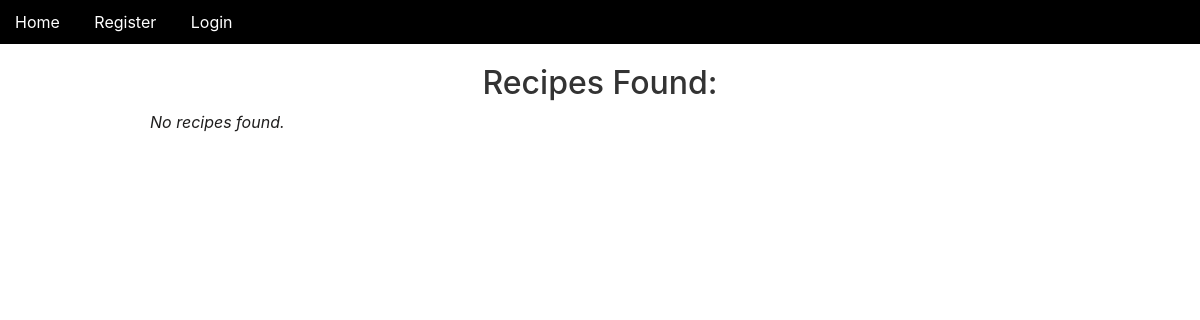
The app's page /search_recipes/, older data.
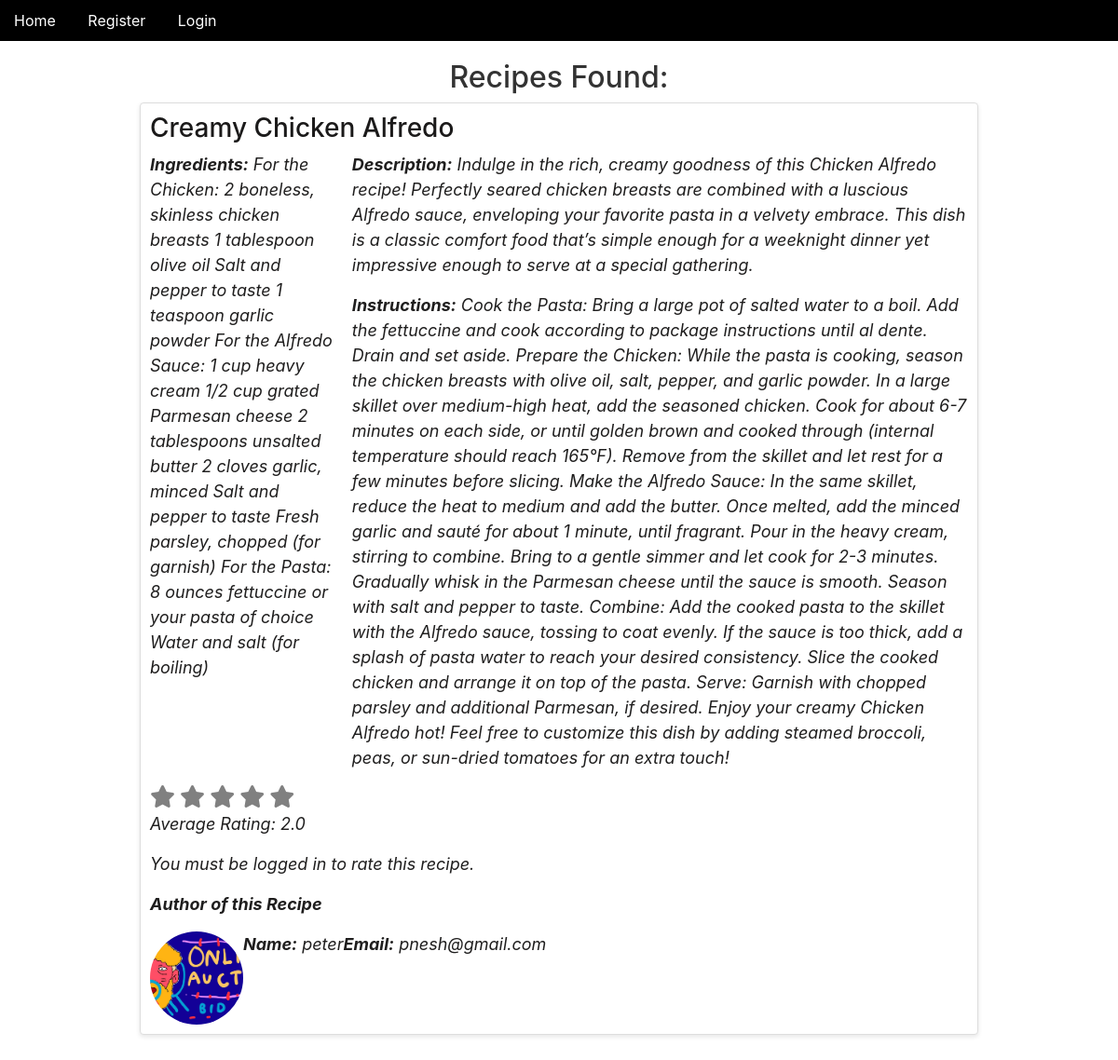
The same page, newer data.
### recipes/models.py (models this page shows, shortened)
class Recipe(models.Model):
    title = models.CharField(max_length=200)
    ingredients = models.TextField()
    description = models.TextField()
    instructions = models.TextField()
    user = models.ForeignKey(User, on_delete=models.CASCADE, null=True)
    food_photo = models.ImageField(upload_to='food_photos/', blank=True, null=True)
    average_rating = models.FloatField(default=0.0)

class Profile(models.Model):
    user = models.OneToOneField(User, on_delete=models.CASCADE)
    bio = models.TextField(blank=True, null=True)
    photo = models.ImageField(upload_to='profile_photos/', blank=True, null=True)
    email = models.EmailField(blank=True, null=True)

### recipes/views.py (the view)
# urls.py: path('search_recipes/', views.search_recipes, name='search_recipes'),
def search_recipes(request):
    ingredient = request.GET.get('ingredient', '')
    recipes = Recipe.objects.filter(ingredients__icontains=ingredient).order_by('title')
    paginator = Paginator(recipes, 5)
    page_number = request.GET.get('page')
    page_obj = paginator.get_page(page_number)
    return render(request, 'search.html', {
        'recipes': page_obj,
        'page_obj': page_obj,
    })

### recipes/templates/search.html (shortened to what this page needs)
{% extends 'base.html' %}
{% block content %}
<div id="search-results">
    <h2>Recipes Found:</h2>
    {% if recipes %}
    <ul class="recipe-list">
        {% for recipe in recipes %}
        <li class="recipe-item">
            <h3>{{ recipe.title }}</h3>
            <div class="recipe-details">
                <div class="ingredients">
                    <p><strong>Ingredients:</strong> {{ recipe.ingredients }}</p>
                </div>
                <div class="instructions">
                    <p><strong>Description:</strong> {{ recipe.description }}</p>
                    <p><strong>Instructions:</strong> {{ recipe.instructions }}</p>
                </div>
            </div>
            {% if user.is_authenticated and recipe.user == user %}
            <p>Your recipe's average rating: <strong>{{ recipe.average_rating|default:0 }}</strong></p>
            {% else %}
            <div class="rating" data-recipe-id="{{ recipe.id }}">
                {% for star in "12345" %}
                <i class="fa fa-star{% if recipe.average_rating and recipe.average_rating >= star %} gold{% endif %}"
                    data-value="{{ star }}"></i>
                {% endfor %}
            </div>
            <p>Average Rating: <span class="average-rating">{{ recipe.average_rating|default:0 }}</span></p>
            {% if user.is_authenticated %}
            <p>You can rate this recipe!</p>
            {% else %}
            <p>You must be logged in to rate this recipe.</p>
            {% endif %}
            {% endif %}
            <p><strong>Author of this Recipe</strong></p>
            <div class="profile-info">
                {% if recipe.user.profile.photo %}
                <div class="profile-photo-wrapper">
                    <img src="{{ recipe.user.profile.photo.url }}" alt="Profile Photo" class="profile-photo">
                </div>
                {% endif %}
                <p><strong>Name:</strong> {{ recipe.user.username }}</p><br>
                <p><strong>
                    Email:</strong> {{ recipe.user.profile.email|default:"No email provided." }}
                </p>
            </div>
        </li>
        {% endfor %}
    </ul>
    {% else %}
    <p>No recipes found.</p>
    {% endif %}
</div>
{% endblock %}

### recipes/templates/base.html (shortened to what this page needs)
{% load static %}
<!DOCTYPE html>
<html lang="en">
<head>
    <link rel="stylesheet" href="{% static 'css/styles.css' %}">
    <link rel="stylesheet" href="https://cdnjs.cloudflare.com/ajax/libs/font-awesome/6.0.0-beta3/css/all.min.css">
    <link rel="stylesheet" href="https://maxcdn.bootstrapcdn.com/bootstrap/4.5.2/css/bootstrap.min.css">
</head>
<body>
    <nav>
        <a href="{% url 'index' %}">Home</a>
        {% if user.is_authenticated %}
        <a href="{% url 'profile' %}">Profile</a>
        <a href="{% url 'upload_recipe' %}">Upload Recipe</a>
        <a href="{% url 'recipe_list' %}">My Recipes</a>
        <a href="#" id="logout-link">Logout</a>
        <form id="logout-form" method="POST" action="{% url 'logout' %}" style="display:none;">
            {% csrf_token %}
        </form>
        {% else %}
        <a href="{% url 'register' %}">Register</a>
        <a href="{% url 'login' %}">Login</a>
        {% endif %}
    </nav>
    <main>
        {% block content %}{% endblock %}
    </main>
</body>
</html>

### recipes/static/css/styles.css (style rules this page uses)
* { margin: 0; padding: 0; box-sizing: border-box; }
nav { background: black; color: #fff; padding: 10px 0; text-align: left; }
nav a { color: #fff; text-decoration: none; margin: 0 15px; font-size: 16px; }
main { padding: 20px; max-width: 1200px; margin: 0 auto; background: #fff; border-radius: 8px; }
#search-results { margin-top: 10px; }
#search-results ul { list-style-type: none; padding: 0; }
#search-results li { background-color: #fff; padding: 10px; margin: 5px 0; border: 1px solid #ddd; border-radius: 4px; }
#search-results p { font-style: italic; color: #1f1e1e; }
h2 { text-align: center; margin-top: 20px; font-size: 24px; color: #333; }
ul li { padding: 10px; margin: 5px 0; border: 1px solid #ddd; border-radius: 4px; background-color: #f9f9f9; font-size: 18px; color: #1b1a1a; }
.rating { cursor: pointer; }
.rating .fa-star { font-size: 24px; color: gray; transition: color 0.2s; }
.profile-photo { width: 200px; height: 200px; border-radius: 50%; object-fit: cover; }
.profile-photo-wrapper { position: relative; display: inline-block; }
.recipe-item { background: #fff; border-radius: 8px; box-shadow: 0 2px 5px rgba(0, 0, 0, 0.1); padding: 15px; }
.recipe-details { display: flex; justify-content: space-between; gap: 20px; }
#search-results { max-width: 900px; margin: auto; }
.profile-info { margin-top: 10px; display: flex; }
.profile-photo { width: 100px; height: 100px; border-radius: 50%; }

Row changes from the older to the newer data that the page shows:
added Recipe: title "Creamy Chicken Alfredo", ingredients "For the Chicken: 2 boneless, skinless chicken breasts 1 tablespoon olive oil Salt and pepper to taste 1 teaspoon garlic powder For the Alfredo Sauce: 1 cup heavy cream 1/2 cup grated Parmesan cheese 2 tablespoons unsalted butter 2 cloves garlic, minced Salt and pepper to taste Fresh parsley, chopped (for garnish) For the Pasta: 8 ounces fettuccine or your pasta of choice Water and salt (for boiling)", description "Indulge in the rich, creamy goodness of this Chicken Alfredo recipe! Perfectly seared chicken breasts are combined with a luscious Alfredo sauce, enveloping your favorite pasta in a velvety embrace. This dish is a classic comfort food that’s simple enough for a weeknight dinner yet impressive enough to serve at a special gathering.", instructions "Cook the Pasta: Bring a large pot of salted water to a boil. Add the fettuccine and cook according to package instructions until al dente. Drain and set aside. Prepare the Chicken: While the pasta is cooking, season the chicken breasts with olive oil, salt, pepper, and garlic powder. In a large skillet over medium-high heat, add the seasoned chicken. Cook for about 6-7 minutes on each side, or until golden brown and cooked through (internal temperature should reach 165°F). Remove from the skillet and let rest for a few minutes before slicing. Make the Alfredo Sauce: In the same skillet, reduce the heat to medium and add the butter. Once melted, add the minced garlic and sauté for about 1…", average_rating "2.0", user.profile.photo (picture), user.username "peter", user.profile.email "pnesh@gmail.com"
Text that changed along with them:
text no longer shown: "No recipes found."
